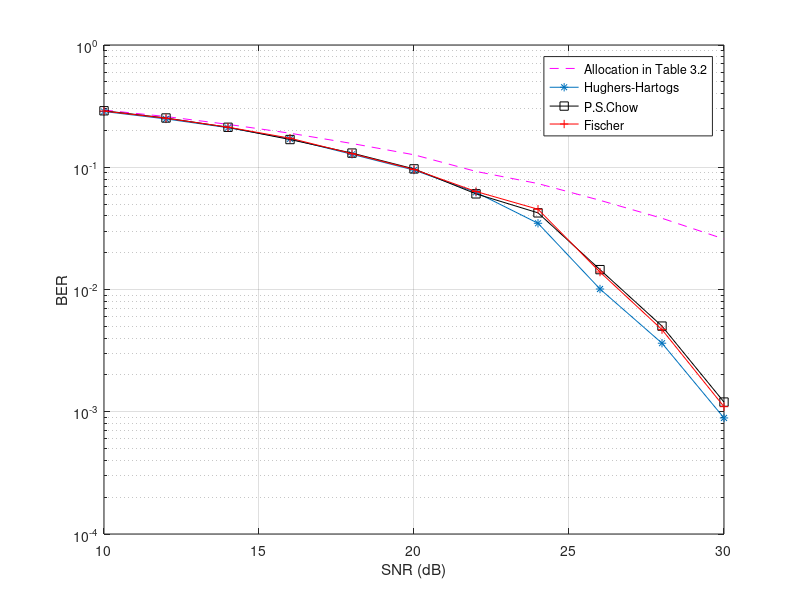

Reproduce this figure in MATLAB.
clear all;close all;clc;


load BER.mat;
SNR = 10:2:30;
figure(3);
semilogy(SNR,BER_Total_avg(:,4),'--m');
hold on;
semilogy(SNR,BER_Total_avg(:,1),'-*');
semilogy(SNR,BER_Total_avg(:,2),'-sk');
semilogy(SNR,BER_Total_avg(:,3),'-r+');

grid on;
xlabel('SNR (dB)');
ylabel('BER');
legend('Allocation in Table 3.2','Hughers-Hartogs','P.S.Chow','Fischer');
